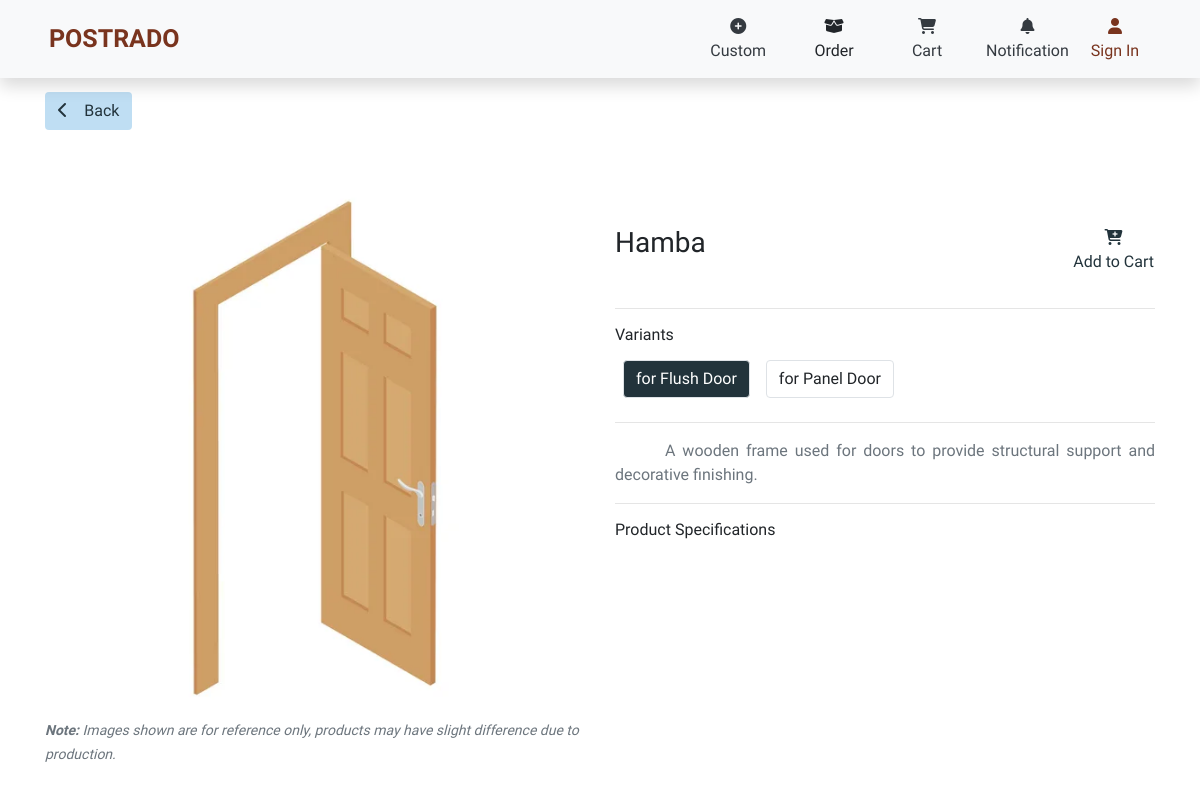
Screenshot of /ctr-productView.php?p=4 with the database file from the repository.
### tables this page shows
CREATE TABLE `products` (
  `id` int(11) NOT NULL,
  `product_name` varchar(255) NOT NULL,
  `category` int(11) NOT NULL,
  `description` varchar(255) DEFAULT NULL,
  `sale` int(11) DEFAULT NULL,
  `status` tinyint(4) NOT NULL DEFAULT 1,
  `production_duration` int(11) DEFAULT NULL,
  `archived` tinyint(11) NOT NULL DEFAULT 0,
  `date_created` datetime NOT NULL,
  `date_archived` datetime DEFAULT NULL,
  `added_by` int(11) NOT NULL
);

CREATE TABLE `prices` (
  `id` int(11) NOT NULL,
  `product_id` int(11) NOT NULL,
  `price` float NOT NULL,
  `price_name` varchar(255) NOT NULL
);

### ctr-productView.php (the view, shortened to what this page needs)
<?php
    require('./functions/userValidate.php');
    $productId = '0';
    if(isset($_GET["p"])){
        $productId = $_GET["p"];
    }
    $product = $conn->query("
        SELECT p.*, c.category_name
        FROM products p
            INNER JOIN category c ON p.category = c.id
        WHERE p.id = '$productId'
    ")->fetch_assoc();
?>
<!DOCTYPE html>
<html lang="en">
<head>
    <link rel="stylesheet" href="https://cdn.jsdelivr.net/npm/bootstrap@4.6.2/dist/css/bootstrap.min.css">
    <link rel="stylesheet" href="./css/animations.css?t=<?=time()?>">
    <link rel="stylesheet" href="./css/styles.css?t=<?=time()?>">
    <link rel="stylesheet" href="./css/ctr/ctr-navbar.css?t=<?=time()?>">
    <link rel="stylesheet" href="./css/ctr/ctr-productView.css?t=<?=time()?>">
</head>
<body>
    <?php
        include('./layouts/ctr/ctr-navbar.php');
    ?>
    <div class="py-3" id="main-div">
        <div class="container py-3 mb-5">
            <?php
                if(isset($product["id"])){
            ?>
            <button class="btn btn-blue" onclick="history.back()">
                <i class="fa-solid fa-chevron-left"></i>&emsp;Back
            </button>
            <div class="row mt-5">
                <div class="col col-12 col-lg-6" style="position: relative;">
                    <img id="productImg" class="" src="./img/products/<?=$product["id"]?>.png?t=<?=time()?>" alt="" style="width: 100%">
                    <small class="text-muted font-italic"><b>Note:</b> Images shown are for reference only, products may have slight difference due to production.</small>
                </div>
                <div class="col col-12 col-lg-6 pt-5" style="position: relative">
                    <?php
                        if(isset($_SESSION["user"]) and $product["status"] == 1){
                            echo '
                                <a class="add-cart-btn text-dblue text-medium text-center pr-3" role="button" data-toggle="modal" data-target="#addToCartModal" style="position: absolute; right: 0">
                                    <i class="fa-solid fa-cart-plus"></i><br>
                                    Add to Cart
                                </a>
                            ';
                        }
                        elseif(!isset($_SESSION["user"]) and $product["status"] == 1){
                            echo '
                                <a class="text-dblue text-medium text-center pr-3" href="./login.php" style="position: absolute; right: 0">
                                    <i class="fa-solid fa-cart-plus"></i><br>
                                    Add to Cart
                                </a>
                            ';
                        }
                    ?>
                    <div class="productDetailsDiv">
                        <h3 id="productName" class="text-medium"><?=$product["product_name"]?></h3>
                    </div>
                    <hr>
                    <div id="variantsDiv">
                        <?php
                            $pricesResult = $conn->query("SELECT * FROM prices WHERE product_id = $productId");
                            if($pricesResult->num_rows > 1){
                                echo '<h6 class="text-medium">Variants</h6>';
                                while($row = $pricesResult->fetch_assoc()){
                                    echo '<button id="variantBtn'.$row["id"].'" class="variantBtn btn btn-white border m-2" onclick="setVariantDetails('.$row["id"].')">'.$row["price_name"].'</button>';
                                }
                                echo '<hr>';
                            }
                            else{
                                $firstPrice = $pricesResult->fetch_assoc()["id"];
                            }
                        ?>
                    </div>
                    <p id="description" class="text-secondary"><?=$product["description"]?></p>
                    <hr>
                    <div id="productSpecsDiv">
                        <h6 class="text-medium">Product Specifications</h6>
                    </div>
                </div>
            </div>
            <?php } ?>
        </div>
    </div>
</body>
</html>

### css/styles.css (style rules this page uses)
:root { --brown: #79341e; --lbrown: #f0ead2; --lblue: #bfdef3; --dblue: #22333b; --fnt: "Work Sans", sans-serif; }
*, .text-regular { font-family: var(--fnt); font-optical-sizing: auto; font-weight: 400; font-variation-settings: "wdth" 100; }
.text-medium { font-family: var(--fnt); font-optical-sizing: auto; font-weight: 500; font-variation-settings: "wdth" 100; }
h1, h2, h3, h4, h5, h6, b, .text-bold { font-family: var(--fnt); font-optical-sizing: auto; font-weight: 700; font-variation-settings: "wdth" 100; }
.btn-blue { background-color: var(--lblue); color: var(--dblue); }
.btn-dblue { background-color: var(--dblue); color: white; }
.text-dblue { color: var(--dblue); }
#main-div { animation: transitionIn-Y-bottom 0.5s; }

### css/ctr/ctr-productView.css (style rules this page uses)
#description { text-indent: 50px; text-align: justify; }

### rows the page displays
products: product_name "Hamba", description "A wooden frame used for doors to provide structural support and decorative finishing."
prices: price_name "for Flush Door"
prices: price_name "for Panel Door"
